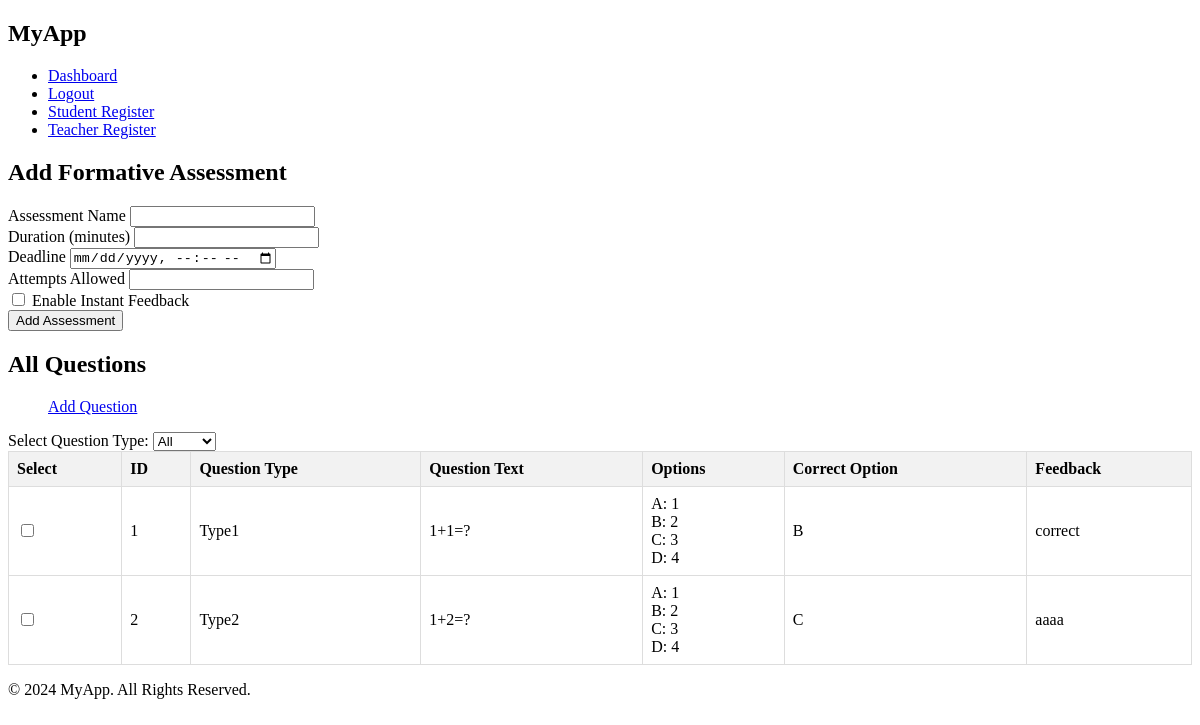
Before: /add_assessment with the older database file.
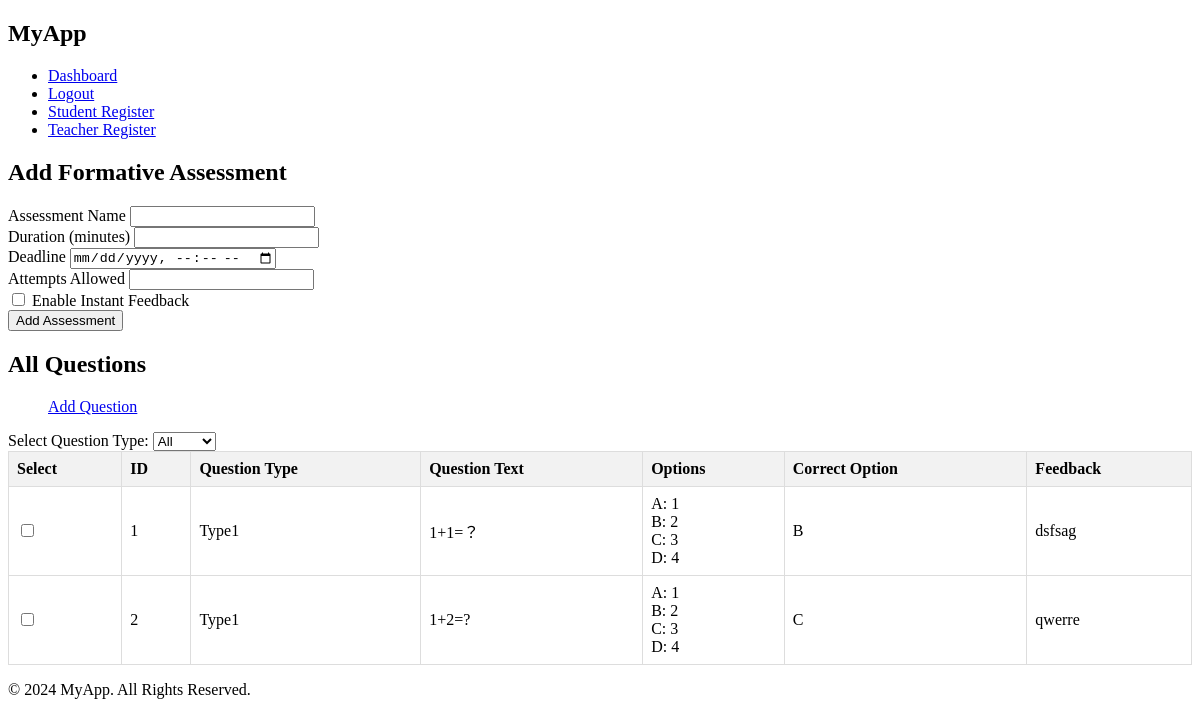
After: the same page with the newer database file.
### app/models/question.py (models this page shows)
class Question(db.Model):
    id = db.Column(db.Integer, primary_key=True)
    question_text = db.Column(db.Text, nullable=False)
    option_a = db.Column(db.String(200), nullable=False)
    option_b = db.Column(db.String(200), nullable=False)
    option_c = db.Column(db.String(200), nullable=False)
    option_d = db.Column(db.String(200), nullable=False)
    correct_option = db.Column(db.String(1), nullable=False)
    feedback = db.Column(db.Text, nullable=False)
    question_type = db.Column(db.String(50), nullable=False)

### app/routes/teacher_routes.py (the view, shortened to what this page needs)
@app.route('/add_assessment', methods=['GET', 'POST'])
def add_assessment():
    questions = Question.query.all()
    return render_template('add_assessment.html', questions=questions)

### app/templates/add_assessment.html (shortened to what this page needs)
{% extends "base.html" %}
{% block content %}
<div class="container">
    <h2>Add Formative Assessment</h2>
    <form action="{{ url_for('add_assessment') }}" method="post" id="add-assessment-form">
        <div class="mb-3">
            <label for="name" class="form-label">Assessment Name</label>
            <input type="text" class="form-control" id="name" name="name" required>
        </div>
        <div class="mb-3">
            <label for="duration" class="form-label">Duration (minutes)</label>
            <input type="number" class="form-control" id="duration" name="duration" required>
        </div>
        <div class="mb-3">
            <label for="deadline" class="form-label">Deadline</label>
            <input type="datetime-local" class="form-control" id="deadline" name="deadline" required>
        </div>
        <div class="mb-3">
            <label for="attempts" class="form-label">Attempts Allowed</label>
            <input type="number" class="form-control" id="attempts" name="attempts" required>
        </div>
        <div class="mb-3">
            <div class="form-check">
                <input class="form-check-input" type="checkbox" id="feedback" name="feedback">
                <label class="form-check-label" for="feedback">
                    Enable Instant Feedback
                </label>
            </div>
        </div>
        <button type="submit" class="btn btn-primary" id="add-assessment-btn">Add Assessment</button>
    </form>
</div>
<div class="container">
    <h2>All Questions</h2>
    <ul>
        <li style="list-style-type: none"><a href="{{ url_for('add_question') }}" class="btn btn-success">Add Question</a></li>
    </ul>
    <form action="{{ url_for('view_questions') }}" method="get" class="mb-3">
        <label for="type">Select Question Type:</label>
        <select name="type" id="questions" class="form-select" onchange="this.form.submit()">
            <option value="all" {% if selected_type == 'all' %}selected{% endif %}>All</option>
        </select>
    </form>
    <form method="post">
        <table class="custom-table">
            <thead>
                <tr>
                    <th>Select</th>
                    <th>ID</th>
                    <th>Question Type</th>
                    <th>Question Text</th>
                    <th>Options</th>
                    <th>Correct Option</th>
                    <th>Feedback</th>
                </tr>
            </thead>
            <tbody>
                {% for question in questions %}
                <tr>
                    <td><input type="checkbox" name="selected_questions[]" value="{{ question.id }}"></td>
                    <td>{{ question.id }}</td>
                    <td>{{ question.question_type }}</td>
                    <td>{{ question.question_text }}</td>
                    <td>
                        A: {{ question.option_a }}<br>
                        B: {{ question.option_b }}<br>
                        C: {{ question.option_c }}<br>
                        D: {{ question.option_d }}
                    </td>
                    <td>{{ question.correct_option }}</td>
                    <td>{{ question.feedback }}</td>
                </tr>
                {% endfor %}
            </tbody>
        </table>
    </form>
</div>
{% endblock %}

### app/templates/base.html (shortened to what this page needs)
<!DOCTYPE html>
<html lang="en">
<head>
    <link rel="stylesheet" href="{{ url_for('static', filename='style.css') }}">
</head>
<body>
<header>
    <nav>
        <div class="container">
            <h1>MyApp</h1>
            <ul>
                <li><a href="{{ url_for('dashboard') }}">Dashboard</a></li>
                <li><a href="{{ url_for('logout') }}">Logout</a></li>
                <li><a href="{{ url_for('register_student') }}">Student Register</a></li>
                <li><a href="{{ url_for('register_teacher') }}">Teacher Register</a></li>
            </ul>
        </div>
    </nav>
</header>
<div class="container mt-4">
    {% block content %}
    {% endblock %}
</div>
<footer>
    <div class="container">
        <p>&copy; 2024 MyApp. All Rights Reserved.</p>
    </div>
</footer>
</body>
</html>

### app/static/style.css (style rules this page uses)
.custom-table { border-collapse: collapse; width: 100%; }
.custom-table th, .custom-table td { border: 1px solid #dddddd; text-align: left; padding: 8px; }
.custom-table th { background-color: #f2f2f2; }

Changed rows visible on the page:
changed Question id 1: question_text "1+1=?" → "1+1=？"; feedback "correct" → "dsfsag"
changed Question id 2: question_type "Type2" → "Type1"; feedback "aaaa" → "qwerre"
